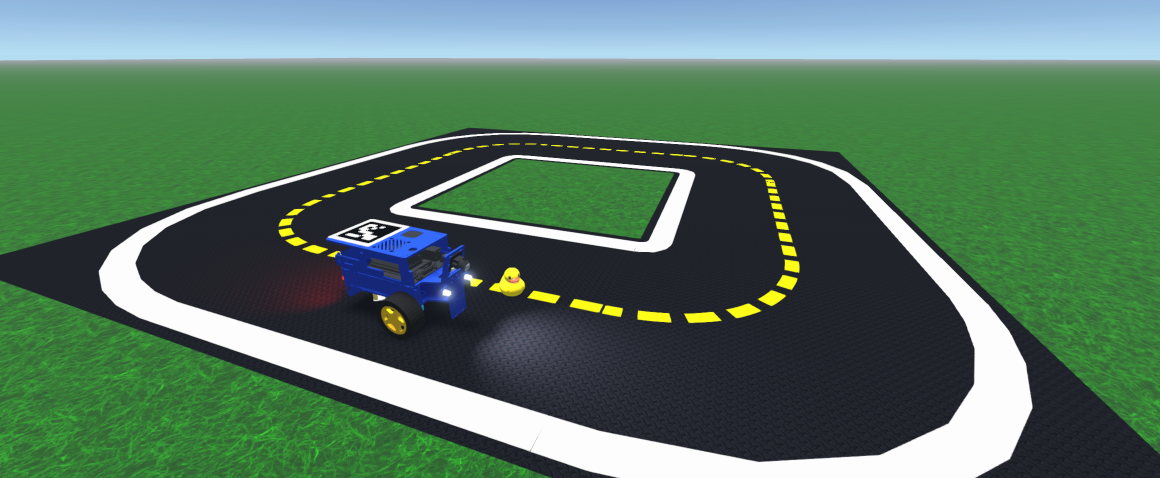
#> input picture utils/environment.png, 2320 x 956 px (shown at 1/2 size)
$ python -i line_detection.py   (imports and definitions only)
#> lines starting #> are read from the running program, lines starting #| are printed output that depends on the picture
"""Detect the yellow left and white right boundaries in an RGB road crop."""

import cv2
import numpy as np
from utils.paint_mask import paint_masks


class LineDetector:
    minimum_paint_width = 2
    minimum_vertical_span_fraction = 0.12
    minimum_paint_brightness = 120
    minimum_dash_gap = 2
    edge_band_fraction = 0.35

    def detect(self, image):
        left, right = self._find_road_lines(image)
        self._left_line = None if left is None else left[2]
        self._right_line = None if right is None else right[2]
        self._left_line_type = None if left is None else left[4]
        self._right_line_type = None if right is None else right[4]
        return left, right

    def _find_road_lines(self, image):
        """Find thick bright painted regions, then fit their direction."""
        height, width = image.shape[:2]
        # The image is already cropped and resized to the policy input.
        roi_top = 0
        bottom = height - 1
        # HSV is only used to select paint, as in the original RGB detector.
        settings = dict(getattr(self, "camera_settings", {}))
        settings.setdefault("white_hsv_lower", (0, 0, self.minimum_paint_brightness))
        white, yellow = paint_masks(image, settings)
        paint = cv2.bitwise_or(white, yellow)
        paint[:roi_top, :] = 0

        # Opening removes markings too thin to contain this round brush.
        # Unlike edge detection, it measures the filled paint's thickness.
        brush_width = self.minimum_paint_width
        brush = cv2.getStructuringElement(
            cv2.MORPH_ELLIPSE, (brush_width, brush_width)
        )
        thick = cv2.morphologyEx(paint, cv2.MORPH_OPEN, brush)
        # Keep thin extensions if they connect to a thick painted section.
        _, labels = cv2.connectedComponents(paint)
        accepted = np.unique(labels[thick > 0])
        accepted = accepted[accepted != 0]
        self._paint_mask = (np.isin(labels, accepted) * 255).astype(np.uint8)
        self._selected_mask = np.zeros_like(paint)
        contours, _ = cv2.findContours(
            self._paint_mask, cv2.RETR_EXTERNAL, cv2.CHAIN_APPROX_NONE
        )

        # Fit each paint piece first. Dashes are separate contours, so group
        # pieces that project onto the same path before choosing two lines.
        groups = []
        # Work from near to far, linking short dots as well as long dashes.
        contours = sorted(contours, key=lambda c: cv2.boundingRect(c)[1], reverse=True)
        for contour in contours:
            x, y, box_width, span = cv2.boundingRect(contour)
            if cv2.contourArea(contour) < 1:
                continue
            dx, dy, cx, cy = cv2.fitLine(
                contour, cv2.DIST_L2, 0, 0.01, 0.01
            ).reshape(4)
            dot_like = span <= 5
            if abs(dy) < 0.01 and not dot_like:
                continue
            if dot_like:
                dx, dy = 0.0, 1.0
            bottom_x = float(cx + (bottom - cy) * dx / dy)
            slope = float(dx / dy)
            for group in groups:
                aligned = (
                    abs(bottom_x - group["bottom_x"]) < width * 0.08
                    and abs(slope - group["slope"]) < 0.25
                )
                # Rounded dashes on a bend have unreliable individual angles.
                # Link nearby pieces using their visible centres instead.
                nearby_dot = (
                    (dot_like or group["dot_like"])
                    and abs(float(cx) - group["cx"]) < width * 0.15
                    and abs(float(cy) - group["cy"]) < height * 0.28
                )
                if aligned or nearby_dot:
                    group["pieces"].append(contour)
                    group["cx"], group["cy"] = float(cx), float(cy)
                    group["dot_like"] = group["dot_like"] or dot_like
                    break
            else:
                groups.append({
                    "bottom_x": bottom_x,
                    "slope": slope,
                    "pieces": [contour],
                    "cx": float(cx), "cy": float(cy),
                    "dot_like": dot_like,
                })

        left_candidates = []
        right_candidates = []
        for group in groups:
            pieces = group["pieces"]
            points = np.concatenate(pieces)
            _, y, _, span = cv2.boundingRect(points)
            if (
                span < height * self.minimum_vertical_span_fraction
                or y + span < height * 0.50
            ):
                continue
            dx, dy, cx, cy = cv2.fitLine(
                points, cv2.DIST_L2, 0, 0.01, 0.01
            ).reshape(4)
            if abs(dy) < 0.01:
                continue
            bottom_x = float(cx + (bottom - cy) * dx / dy)
            # Use the visible lower endpoint for alignment; extrapolation to
            # the bottom edge can be wildly wrong on a curved marking.
            lower_y = min(bottom, y + span - 1)
            lower_points = points.reshape(-1, 2)
            lower_points = lower_points[lower_points[:, 1] >= lower_y - 2]
            visible_x = float(np.median(lower_points[:, 0]))
            # Alignment uses the visible endpoint as well.
            bottom_x = visible_x
            line = (
                int(visible_x), lower_y,
                int(cx + (y - cy) * dx / dy), y,
            )
            # Gaps between aligned pieces distinguish dashed from solid paint.
            intervals = sorted(
                (cv2.boundingRect(piece)[1],
                 cv2.boundingRect(piece)[1] + cv2.boundingRect(piece)[3])
                for piece in pieces
            )
            covered_end = intervals[0][1]
            gaps = 0
            for start, end in intervals[1:]:
                if start - covered_end >= self.minimum_dash_gap:
                    gaps += 1
                covered_end = max(covered_end, end)
            kind = "dashed" if gaps else "solid"
            area = sum(cv2.contourArea(piece) for piece in pieces)
            candidate = (area, bottom_x, line, pieces, kind)
            # Paint identity survives a boundary crossing the image centre.
            # Position alone swaps left/right precisely when recovery is needed.
            xs, ys = points.reshape(-1, 2).T
            is_yellow = np.count_nonzero(yellow[ys, xs]) > np.count_nonzero(white[ys, xs])
            if is_yellow:
                left_candidates.append(candidate)
            else:
                right_candidates.append(candidate)

        # The desired lane has dashed paint on the left and solid on the right.
        pairs = [
            (left, right)
            for left in left_candidates
            for right in right_candidates
            if left[4] == "dashed" and right[4] == "solid"
        ]
        if pairs:
            left, right = max(pairs, key=lambda pair: pair[0][0] + pair[1][0])
        else:
            left = max(left_candidates, default=None, key=lambda item: item[0])
            right = max(right_candidates, default=None, key=lambda item: item[0])
        for candidate in (left, right):
            if candidate is not None:
                cv2.drawContours(self._selected_mask, candidate[3], -1, 255, -1)
        return left, right

>>> import cv2
>>> picture = cv2.imread('environment.png', cv2.IMREAD_GRAYSCALE)
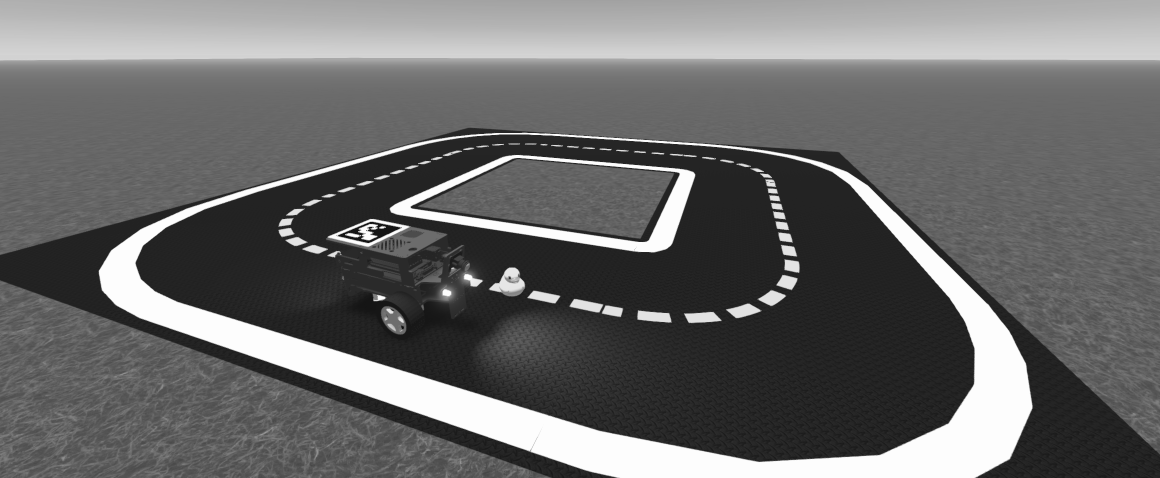
#> picture: shape (956, 2320) (shown at 1/2 size); min 15, max 253, mean 106.1
>>> result = LineDetector().detect(picture)
#> (the run stopped early here; a loop or call above may not have finished)
